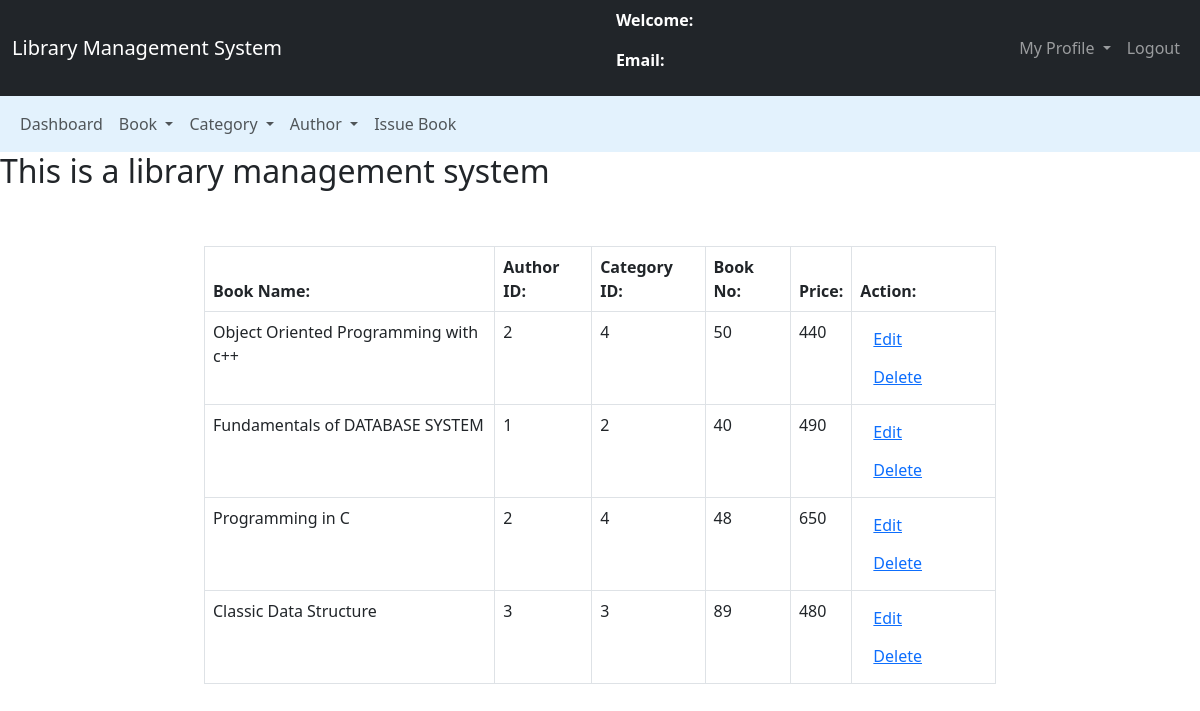
The app's page /admin/manage_book.php (signed in) with its own data.
### tables this page shows
CREATE TABLE `books` (
  `book_id` int(11) NOT NULL,
  `book_name` varchar(100) NOT NULL,
  `author_id` int(11) NOT NULL,
  `cat_id` int(11) NOT NULL,
  `book_no` int(11) NOT NULL,
  `book_price` int(11) NOT NULL
);

### admin/manage_book.php (the view, shortened to what this page needs)
<?php
require('../connection.php');
$sql="select * from admins where email='$_SESSION[email]'";
$res=mysqli_query($con,$sql);
$row=mysqli_fetch_assoc($res);
?>
<!DOCTYPE html>
<html lang="en">
<head>
    <link href="https://cdn.jsdelivr.net/npm/bootstrap@5.3.0/dist/css/bootstrap.min.css" rel="stylesheet">
    <link rel="stylesheet" href="../style.css">
</head>
<body>
    <nav class="navbar navbar-expand-lg navbar-dark bg-dark">
        <div class="container-fluid">
            <div class="navbar-header">
                <a href="admin_dashboard.php" class="navbar-brand">Library Management System</a>
            </div>
            <div id="user_data">
                <p>Welcome: <?php echo $row['name']?></p>
                <p>Email: <?php echo $row['email']?></p>
            </div>
            <ul class="nav navbar-nav navbar-right">
                <li class="nav-item">
                    <div class="dropdown">
                    <a class="nav-link dropdown-toggle" href="#" role="button" data-bs-toggle="dropdown" aria-expanded="false">
                        My Profile
                    </a>
                    </div>
                </li>
                <li class="nav-item"><a class="nav-link" href="logout.php">Logout</a></li>
            </ul>
        </div>
    </nav>
    <nav class="navbar navbar-expand-lg navbar-light" style="background-color: #e3f2fd">
        <div class="container-fluid">
            <ul class="nav navbar-nav navbar-center">
                <li class="nav-item"><a href="admin_dashboard.php" class="nav-link">Dashboard</a></li>
                <li class="nav-item">
                    <div class="dropdown">
                    <a class="nav-link dropdown-toggle" href="#" role="button" data-bs-toggle="dropdown" aria-expanded="false">
                        Book
                    </a>
                    </div>
                </li>
                <li class="nav-item">
                    <div class="dropdown">
                    <a class="nav-link dropdown-toggle" href="#" role="button" data-bs-toggle="dropdown" aria-expanded="false">
                        Category
                    </a>
                    </div>
                </li>
                <li class="nav-item">
                    <div class="dropdown">
                    <a class="nav-link dropdown-toggle" href="#" role="button" data-bs-toggle="dropdown" aria-expanded="false">
                        Author
                    </a>
                    </div>
                </li>
                <li class="nav-item"><a href="issue_book.php" class="nav-link">Issue Book</a></li>
            </ul>
        </div>
    </nav>
    <span><marquee behavior="" direction=""><h2>This is a library management system</h2></marquee></span>
    <br><br>
    <div class="row">
        <div class="col-md-2"></div>
        <div class="col-md-8">
            <table class="table table-bordered table-hover">
                <thead>
                    <tr>
                        <th>Book Name:</th>
                        <th>Author ID:</th>
                        <th>Category ID:</th>
                        <th>Book No:</th>
                        <th>Price:</th>
                        <th>Action:</th>
                    </tr>
                </thead>
                <?php
                $sql="select * from books";
                $res=mysqli_query($con,$sql);
                    while($row=mysqli_fetch_assoc($res)){
                        echo '<tr>
                        <td>'.$row['book_name'].'</td>
                        <td>'.$row['author_id'].'</td>
                        <td>'.$row['cat_id'].'</td>
                        <td>'.$row['book_no'].'</td>
                        <td>'.$row['book_price'].'</td>
                        <td>
                        <button class="btn " name=""><a href="edit_book.php?book_id='.$row['book_id'].'" >Edit</a></button>
                        <button class="btn " name=""><a href="delete_book.php?book_id='.$row['book_id'].'" >Delete</a></button>
                        </td>
                        </tr>';
                    }
                ?>
            </table>
        </div>
        <div class="col-md-2"></div>
    </div>
</body>
</html>

### style.css (style rules this page uses)
#user_data { color: white; font-weight: bold; }

### records on screen
books: book_name "Object Oriented Programming with c++", author "2", cat "4", book_no "50", book_price "440"
books: book_name "Fundamentals of DATABASE SYSTEM", author "1", cat "2", book_no "40", book_price "490"
books: book_name "Programming in C", author "2", cat "4", book_no "48", book_price "650"
books: book_name "Classic Data Structure", author "3", cat "3", book_no "89", book_price "480"
